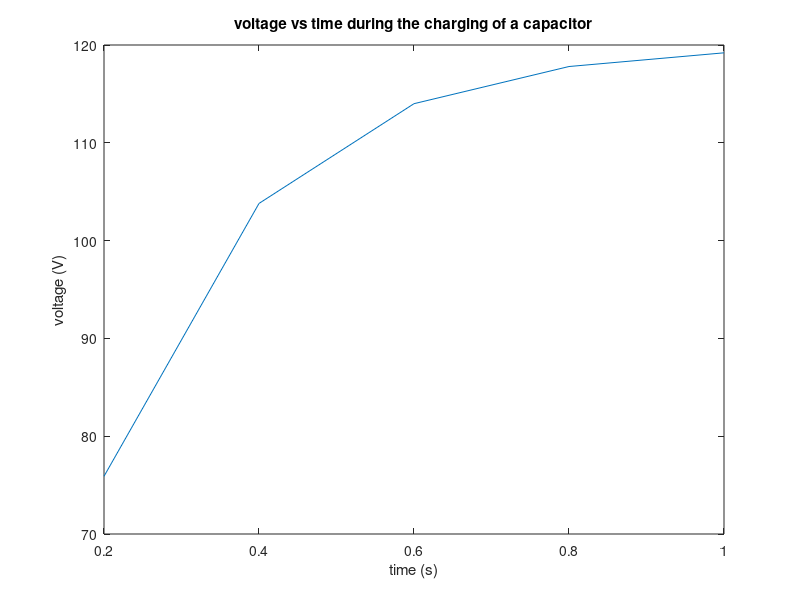

MATLAB code to generate this figure:
%voltage vs time during the charging of a capacitor

t = [0.2 0.4 0.6 0.8 1.0]; %time values
V =[75.9 103.8 114.0 117.8 119.2]; %voltage values

plot(t,V);
xlabel('time (s)');
ylabel('voltage (V)');
title('voltage vs time during the charging of a capacitor');
